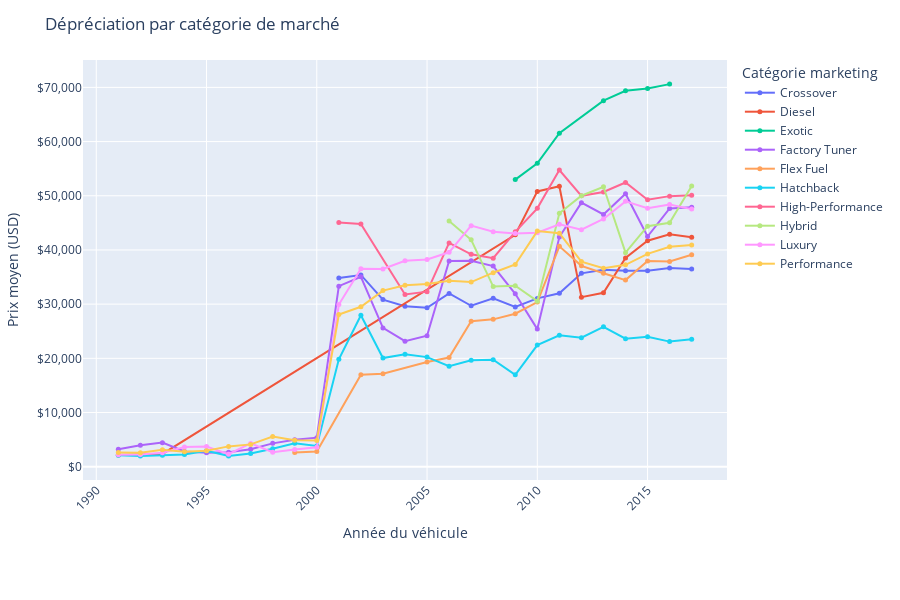

Notebook code for this chart:
### Code cell
# Analyse de la dépréciation par catégorie de marché

# Certaines voitures ont plusieurs catégories séparées par des virgules → on les éclate
df_category = df[['year', 'price', 'market']].dropna()
df_category = df_category[df_category['year'] > 1990]
df_category = df_category[df_category['price'] > 1000]

# Séparer les catégories multiples et réassembler le DataFrame
df_exploded = df_category.assign(
    market=df_category['market'].str.split(',')
).explode('market')

# Nettoyer les noms de catégories
df_exploded['market'] = df_exploded['market'].str.strip()

# Grouper par catégorie + année
cat_group = df_exploded.groupby(['market', 'year'])['price'].agg(['mean', 'count']).reset_index()

# Tracé
fig = px.line(
    cat_group,
    x='year',
    y='mean',
    color='market',
    markers=True,
    hover_data={'count': True},
    labels={
        'year': 'Année du véhicule',
        'mean': 'Prix moyen (USD)',
        'market': 'Catégorie de marché',
        'count': 'Nb véhicules'
    },
    title='Dépréciation par catégorie de marché'
)

fig.update_traces(
    hovertemplate='Catégorie: %{legendgroup}<br>Année: %{x}<br>Prix moyen: $%{y:.2f}<br>Nb véhicules: %{customdata[0]}<extra></extra>',
    marker=dict(size=5)
)

fig.update_layout(
    yaxis_tickprefix='$',
    yaxis_tickformat=',.0f',
    xaxis_tickangle=-45,
    height=600,
    legend_title_text='Catégorie marketing',
    margin=dict(t=60, b=120),
    hovermode="closest"
)

fig.show()

### Figure 1 — Plotly figure (JSON) as saved in the notebook; plotly's stock layout.template omitted (floating-point values rounded to 4 significant figures)
{"data": [{"customdata": [[2], [3], [10], [15], [22], [27], [42], [42], [72], [66], [84], [51], [67], [85], [453], [482], [401]], "hovertemplate": "Catégorie: %{legendgroup}<br>Année: %{x}<br>Prix moyen: $%{y:.2f}<br>Nb véhicules: %{customdata[0]}<extra></extra>", "legendgroup": "Crossover", "line": {"color": "#636efa", "dash": "solid"}, "marker": {"size": 5, "symbol": "circle"}, "mode": "lines+markers", "name": "Crossover", "orientation": "v", "showlegend": true, "type": "scatter", "x": [2001, 2002, 2003, 2004, 2005, 2006, 2007, 2008, 2009, 2010, 2011, 2012, 2013, 2014, 2015, 2016, 2017], "xaxis": "x", "y": [34830.0, 35390.0, 30840.0, 29620.0, 29340.0, 31970.0, 29700.0, 31080.0, 29490.0, 31060.0, 31990.0, 35680.0, 36340.0, 36170.0, 36160.0, 36670.0, 36480.0], "yaxis": "y"}, {"customdata": [[3], [2], [2], [1], [1], [1], [7], [8], [17], [53], [54], [14]], "hovertemplate": "Catégorie: %{legendgroup}<br>Année: %{x}<br>Prix moyen: $%{y:.2f}<br>Nb véhicules: %{customdata[0]}<extra></extra>", "legendgroup": "Diesel", "line": {"color": "#EF553B", "dash": "solid"}, "marker": {"size": 5, "symbol": "circle"}, "mode": "lines+markers", "name": "Diesel", "orientation": "v", "showlegend": true, "type": "scatter", "x": [1991, 1992, 1993, 2009, 2010, 2011, 2012, 2013, 2014, 2015, 2016, 2017], "xaxis": "x", "y": [2163.0, 2274.0, 2364.0, 42800.0, 50800.0, 51740.0, 31290.0, 32090.0, 38520.0, 41710.0, 42900.0, 42320.0], "yaxis": "y"}, {"customdata": [[4], [3], [7], [2], [2], [1], [1]], "hovertemplate": "Catégorie: %{legendgroup}<br>Année: %{x}<br>Prix moyen: $%{y:.2f}<br>Nb véhicules: %{customdata[0]}<extra></extra>", "legendgroup": "Exotic", "line": {"color": "#00cc96", "dash": "solid"}, "marker": {"size": 5, "symbol": "circle"}, "mode": "lines+markers", "name": "Exotic", "orientation": "v", "showlegend": true, "type": "scatter", "x": [2009, 2010, 2011, 2013, 2014, 2015, 2016], "xaxis": "x", "y": [52980.0, 55980.0, 61530.0, 67550.0, 69360.0, 69800.0, 70600.0], "yaxis": "y"}, {"customdata": [[3], [2], [2], [1], [5], [6], [8], [5], [8], [7], [6], [3], [6], [3], [4], [9], [13], [17], [14], [2], [4], [5], [12], [16], [58], [63], [58]], "hovertemplate": "Catégorie: %{legendgroup}<br>Année: %{x}<br>Prix moyen: $%{y:.2f}<br>Nb véhicules: %{customdata[0]}<extra></extra>", "legendgroup": "Factory Tuner", "line": {"color": "#ab63fa", "dash": "solid"}, "marker": {"size": 5, "symbol": "circle"}, "mode": "lines+markers", "name": "Factory Tuner", "orientation": "v", "showlegend": true, "type": "scatter", "x": [1991, 1992, 1993, 1994, 1995, 1996, 1997, 1998, 1999, 2000, 2001, 2002, 2003, 2004, 2005, 2006, 2007, 2008, 2009, 2010, 2011, 2012, 2013, 2014, 2015, 2016, 2017], "xaxis": "x", "y": [3222.0, 3948.0, 4445.0, 2823.0, 2561.0, 2657.0, 3218.0, 4310.0, 4960.0, 5364.0, 33320.0, 35040.0, 25620.0, 23170.0, 24180.0, 37960.0, 38020.0, 37020.0, 31920.0, 25400.0, 42380.0, 48730.0, 46550.0, 50380.0, 42480.0, 47650.0, 47880.0], "yaxis": "y"}, {"customdata": [[11], [10], [15], [16], [2], [5], [90], [23], [52], [56], [22], [43], [28], [66], [257], [224], [182]], "hovertemplate": "Catégorie: %{legendgroup}<br>Année: %{x}<br>Prix moyen: $%{y:.2f}<br>Nb véhicules: %{customdata[0]}<extra></extra>", "legendgroup": "Flex Fuel", "line": {"color": "#FFA15A", "dash": "solid"}, "marker": {"size": 5, "symbol": "circle"}, "mode": "lines+markers", "name": "Flex Fuel", "orientation": "v", "showlegend": true, "type": "scatter", "x": [1999, 2000, 2002, 2003, 2005, 2006, 2007, 2008, 2009, 2010, 2011, 2012, 2013, 2014, 2015, 2016, 2017], "xaxis": "x", "y": [2642.0, 2803.0, 16960.0, 17160.0, 19320.0, 20150.0, 26850.0, 27190.0, 28240.0, 30370.0, 40660.0, 37070.0, 35710.0, 34430.0, 37950.0, 37870.0, 39100.0], "yaxis": "y"}, {"customdata": [[11], [34], [35], [26], [8], [13], [17], [7], [6], [8], [14], [4], [4], [16], [14], [24], [22], [20], [13], [24], [35], [52], [56], [43], [169], [142], [107]], "hovertemplate": "Catégorie: %{legendgroup}<br>Année: %{x}<br>Prix moyen: $%{y:.2f}<br>Nb véhicules: %{customdata[0]}<extra></extra>", "legendgroup": "Hatchback", "line": {"color": "#19d3f3", "dash": "solid"}, "marker": {"size": 5, "symbol": "circle"}, "mode": "lines+markers", "name": "Hatchback", "orientation": "v", "showlegend": true, "type": "scatter", "x": [1991, 1992, 1993, 1994, 1995, 1996, 1997, 1998, 1999, 2000, 2001, 2002, 2003, 2004, 2005, 2006, 2007, 2008, 2009, 2010, 2011, 2012, 2013, 2014, 2015, 2016, 2017], "xaxis": "x", "y": [2095.0, 2000.0, 2123.0, 2235.0, 2925.0, 2000.0, 2450.0, 3322.0, 4344.0, 3830.0, 19820.0, 27940.0, 20050.0, 20760.0, 20220.0, 18560.0, 19640.0, 19740.0, 16960.0, 22450.0, 24240.0, 23800.0, 25820.0, 23630.0, 23990.0, 23090.0, 23500.0], "yaxis": "y"}, {"customdata": [[4], [2], [1], [1], [11], [24], [28], [23], [10], [13], [9], [16], [35], [135], [147], [117]], "hovertemplate": "Catégorie: %{legendgroup}<br>Année: %{x}<br>Prix moyen: $%{y:.2f}<br>Nb véhicules: %{customdata[0]}<extra></extra>", "legendgroup": "High-Performance", "line": {"color": "#FF6692", "dash": "solid"}, "marker": {"size": 5, "symbol": "circle"}, "mode": "lines+markers", "name": "High-Performance", "orientation": "v", "showlegend": true, "type": "scatter", "x": [2001, 2002, 2004, 2005, 2006, 2007, 2008, 2009, 2010, 2011, 2012, 2013, 2014, 2015, 2016, 2017], "xaxis": "x", "y": [45060.0, 44810.0, 31800.0, 32300.0, 41300.0, 39190.0, 38490.0, 43340.0, 47680.0, 54740.0, 49990.0, 50690.0, 52450.0, 49280.0, 49930.0, 50110.0], "yaxis": "y"}, {"customdata": [[2], [2], [5], [6], [3], [16], [15], [15], [10], [23], [27], [4]], "hovertemplate": "Catégorie: %{legendgroup}<br>Année: %{x}<br>Prix moyen: $%{y:.2f}<br>Nb véhicules: %{customdata[0]}<extra></extra>", "legendgroup": "Hybrid", "line": {"color": "#B6E880", "dash": "solid"}, "marker": {"size": 5, "symbol": "circle"}, "mode": "lines+markers", "name": "Hybrid", "orientation": "v", "showlegend": true, "type": "scatter", "x": [2006, 2007, 2008, 2009, 2010, 2011, 2012, 2013, 2014, 2015, 2016, 2017], "xaxis": "x", "y": [45360.0, 41880.0, 33240.0, 33390.0, 30550.0, 46760.0, 50010.0, 51660.0, 39500.0, 44390.0, 45000.0, 51780.0], "yaxis": "y"}, {"customdata": [[44], [34], [40], [23], [28], [27], [37], [19], [20], [33], [36], [28], [30], [38], [35], [32], [26], [42], [75], [71], [89], [104], [94], [115], [440], [479], [360]], "hovertemplate": "Catégorie: %{legendgroup}<br>Année: %{x}<br>Prix moyen: $%{y:.2f}<br>Nb véhicules: %{customdata[0]}<extra></extra>", "legendgroup": "Luxury", "line": {"color": "#FF97FF", "dash": "solid"}, "marker": {"size": 5, "symbol": "circle"}, "mode": "lines+markers", "name": "Luxury", "orientation": "v", "showlegend": true, "type": "scatter", "x": [1991, 1992, 1993, 1994, 1995, 1996, 1997, 1998, 1999, 2000, 2001, 2002, 2003, 2004, 2005, 2006, 2007, 2008, 2009, 2010, 2011, 2012, 2013, 2014, 2015, 2016, 2017], "xaxis": "x", "y": [2195.0, 2259.0, 2555.0, 3617.0, 3722.0, 2301.0, 4298.0, 2682.0, 3188.0, 3584.0, 29930.0, 36520.0, 36490.0, 38010.0, 38260.0, 39560.0, 44480.0, 43360.0, 43020.0, 43180.0, 44730.0, 43740.0, 45730.0, 48960.0, 47690.0, 48390.0, 47540.0], "yaxis": "y"}, {"customdata": [[16], [17], [19], [20], [27], [27], [28], [19], [19], [25], [19], [20], [25], [42], [40], [16], [21], [33], [49], [28], [34], [67], [87], [104], [336], [332], [262]], "hovertemplate": "Catégorie: %{legendgroup}<br>Année: %{x}<br>Prix moyen: $%{y:.2f}<br>Nb véhicules: %{customdata[0]}<extra></extra>", "legendgroup": "Performance", "line": {"color": "#FECB52", "dash": "solid"}, "marker": {"size": 5, "symbol": "circle"}, "mode": "lines+markers", "name": "Performance", "orientation": "v", "showlegend": true, "type": "scatter", "x": [1991, 1992, 1993, 1994, 1995, 1996, 1997, 1998, 1999, 2000, 2001, 2002, 2003, 2004, 2005, 2006, 2007, 2008, 2009, 2010, 2011, 2012, 2013, 2014, 2015, 2016, 2017], "xaxis": "x", "y": [2625.0, 2592.0, 3132.0, 2778.0, 2928.0, 3752.0, 4120.0, 5577.0, 4902.0, 4843.0, 28070.0, 29520.0, 32490.0, 33490.0, 33720.0, 34300.0, 34070.0, 35800.0, 37310.0, 43470.0, 43100.0, 37850.0, 36630.0, 37260.0, 39270.0, 40580.0, 40920.0], "yaxis": "y"}], "layout": {"height": 600, "hovermode": "closest", "legend": {"title": {"text": "Catégorie marketing"}, "tracegroupgap": 0}, "margin": {"b": 120, "t": 60}, "title": {"text": "Dépréciation par catégorie de marché"}, "xaxis": {"anchor": "y", "domain": [0, 1], "tickangle": -45, "title": {"text": "Année du véhicule"}}, "yaxis": {"anchor": "x", "domain": [0, 1], "tickformat": ",.0f", "tickprefix": "$", "title": {"text": "Prix moyen (USD)"}}}}
